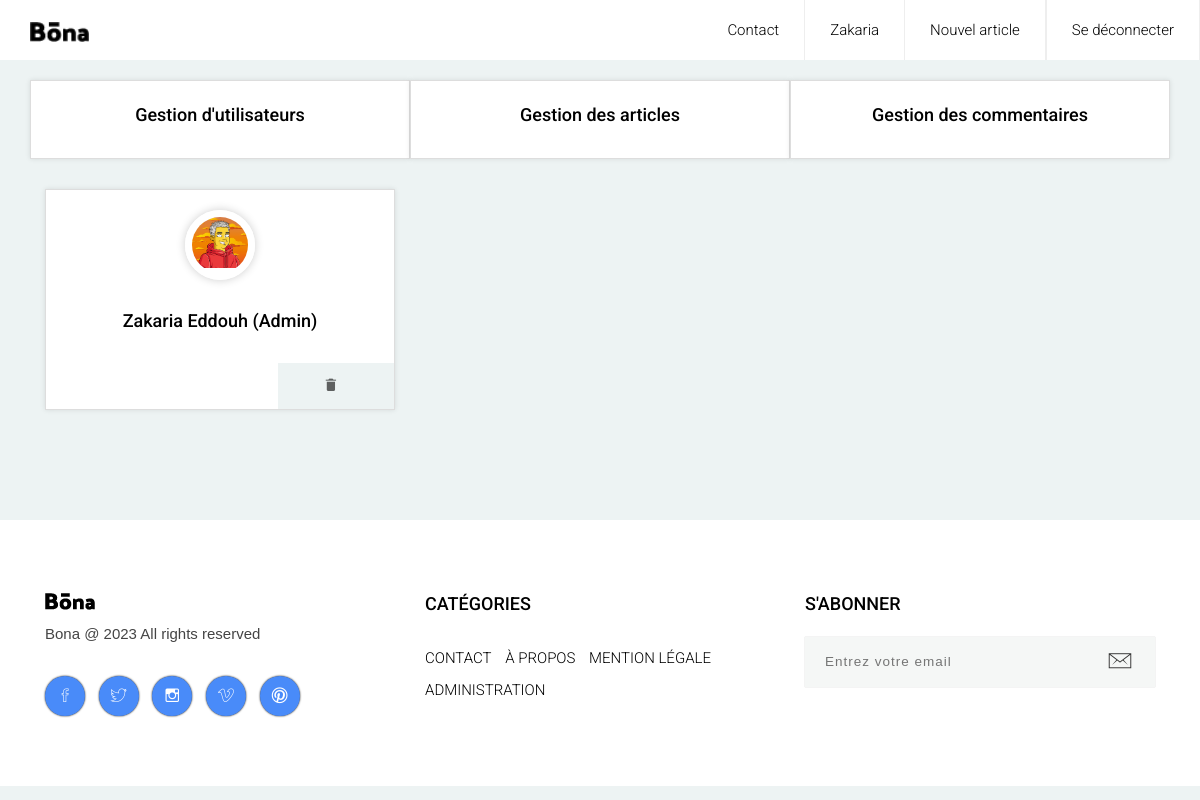
Screenshot of /admin&userManagement (signed in) with the database file from the repository.
### tables this page shows
CREATE TABLE `user` (
  `id` int(11) NOT NULL,
  `firstName` varchar(64) NOT NULL,
  `lastName` varchar(64) NOT NULL,
  `email` varchar(64) NOT NULL,
  `password` varchar(64) NOT NULL,
  `role` int(1) NOT NULL DEFAULT '0',
  `picture` varchar(255) DEFAULT NULL,
  `dateCreated` date NOT NULL,
  `dateUpdated` date DEFAULT NULL
);

### index.php (called while the page is built, shortened)
<?php
$router = new Router();
$router->routeReq();
?>

### models/Model.php (called while the page is built, shortened)
<?php
abstract class Model
{
    protected static $bdd;
    private static function setBdd()
    {
        self::$bdd = new PDO('mysql:host=localhost;dbname=oc_p5_maxime','root','root');
        self::$bdd->setAttribute(PDO::ATTR_ERRMODE, PDO::ERRMODE_WARNING);
    }
    protected function getBdd()
    {
        if (self::$bdd == null) {
            return self::$bdd;
        }
    }
}

### models/UserManager.php (called while the page is built, shortened)
<?php
class UserManager extends Model
{
    public function getAllUsers()
    {
        return $this->getAllUsersList('user');
    }
    private function getAllUsersList($table)
    {
        $result = [];
        $req = self::$bdd->prepare("SELECT * FROM $table ORDER BY id desc ");
        $req->execute();
        while($data = $req->fetch(PDO::FETCH_ASSOC)){
            $result[] = $data;
        }
        return $result;
    }
}

### views/viewUserManagement.php (the view, shortened to what this page needs)
<?php include 'extensions/adminMenu.php' ?>
<section class="blog-area section admin-manager-section">
	<div class="container">
		<div class="row">
            <?php foreach ($users as $user): ?>
            <div class="col-lg-4 col-md-6">
                <div class="card h-100">
                    <div class="single-post post-style-1">
                        <div class="blog-image manager-user-image"></div>
                        <a class="avatar" href="#"><img src=<?= isset($user['picture']) ? "public/uploads/".$user['picture'] : "public/images/default-profile.png" ?> alt="Photo de profil"></a>
                        <div class="blog-info">
                            <h4 class="title"><a href="#"><b><?= $user['firstName'] .' '. $user['lastName'] ?> (<?= $user['role'] == 1 ? 'Admin' : 'User' ?>)</b></a></h4>
                            <ul class="post-footer">
                                <li><a href="admin&deleteUser&id=<?= $user['id'] ?>" onclick="return confirm('Voulez-vous supprimer définitivement ce compte ?')" title="Supprimer"><i class="ion-android-delete"></i></a></li>
                            </ul>
                        </div>
                    </div>
                </div>
		    </div>
            <?php endforeach ?>
        </div>
	</div>
</section>

### public/layout-1/css/styles.css (style rules this page uses)
html { font-size: 100%; height: 100%; overflow-x: hidden; touch-action: manipulation; }
body { font-size: 15px; font-family: 'Roboto', sans-serif; width: 100%; height: 100%; margin: 0; font-weight: 300; -webkit-font-smoothing: antialiased; -moz-osx-font-smoothing: grayscale; word-wrap: break-word; background: #EDF3F3; color: #000; }
h1, h2, h3, h4, h5, h6, p, a, ul, span, li, img { margin: 0; padding: 0; font-weight: 300; }
h1,h2,h3,h4,h5,h6 { line-height: 1.5; }
h4 { font-size: 1.2em; }
a, button { display: inline-block; text-decoration: none; color: inherit; transition: all .3s; }
b { font-weight: 500; }
img { width: 100%; }
li { list-style: none; display: inline-block; }
.section { padding: 70px 0 40px; }
.card { background: transparent; border: 0; }
.blog-area .row div[class^="col"] { margin-bottom: 30px; }
.blog-area { text-align: center; background: #EDF3F3; }
.blog-area .single-post { height: 100%; position: relative; padding-bottom: 45px; overflow: hidden; box-shadow: 0px 0px 5px rgba(0,0,0,.1); border: 1px solid #ddd; background: #fff; }
.blog-area .single-post .title { padding: 20px 30px 30px; }
.single-post .avatar { margin: 0 auto; margin-top: -40px; width: 70px; height: 70px; overflow: hidden; z-index: 10; border-radius: 100px; position: relative; border: 7px solid #fff; box-shadow: 0px 0px 10px rgba(0,0,0,.2); }
.single-post .post-footer { position: absolute; bottom: 0; left: 0; right: 0; text-align: center; }
.single-post .post-footer > li { width: 33.33%; display: inline-block; border-right: 1px solid #fff; background: #EDF3F3; }
.single-post .post-footer > li:first-child { float: left; }
.single-post .post-footer > li:last-child { border: 0px; float: right; }
.single-post .post-footer > li > a { line-height: 45px; width: 100%; }
.single-post .post-footer i { display: inline-block; margin-right: 10px; opacity: .6; font-size: 1.1em; }
.post-style-1 .blog-image { max-height: 200px; overflow: hidden; }

### public/single-post-3/css/styles.css (style rules this page uses)
html { font-size: 100%; height: 100%; overflow-x: hidden; touch-action: manipulation; }
body { font-size: 15px; font-family: 'Roboto', sans-serif; width: 100%; height: 100%; margin: 0; font-weight: 300; -webkit-font-smoothing: antialiased; -moz-osx-font-smoothing: grayscale; word-wrap: break-word; background: #EDF3F3; color: #000; }
h1, h2, h3, h4, h5, h6, p, a, ul, span, li, img { margin: 0; padding: 0; font-weight: 300; }
h1,h2,h3,h4,h5,h6 { line-height: 1.5; }
h4 { font-size: 1.2em; }
a, button { display: inline-block; text-decoration: none; color: inherit; transition: all .3s; }
b { font-weight: 500; }
img { width: 100%; }
li { list-style: none; display: inline-block; }
.section { padding: 70px 0 40px; }
.card { background: transparent; border: 0; }
.single-post .avatar { margin: 0 auto; margin-top: -40px; width: 70px; height: 70px; overflow: hidden; z-index: 10; border-radius: 100px; position: relative; border: 7px solid #fff; box-shadow: 0px 0px 10px rgba(0,0,0,.2); }
.single-post .post-footer { position: absolute; bottom: 0; left: 0; right: 0; text-align: center; }
.single-post .post-footer > li { width: 33.33%; display: inline-block; border-right: 1px solid #fff; background: #EDF3F3; }
.single-post .post-footer > li:first-child { float: left; }
.single-post .post-footer > li:last-child { border: 0px; float: right; }
.single-post .post-footer > li > a { line-height: 45px; width: 100%; }
.single-post .post-footer i { display: inline-block; margin-right: 10px; opacity: .6; font-size: 1.1em; }

### public/css/style.css (style rules this page uses)
.admin-manager-section { padding: 0px 0 40px; }
.manager-user-image { padding: 30px !important; }

### rows the page displays
user: picture (picture), firstName "Zakaria", lastName "Eddouh", role "Admin"

### other values shown
$_SESSION['firstName'] "Zakaria"
